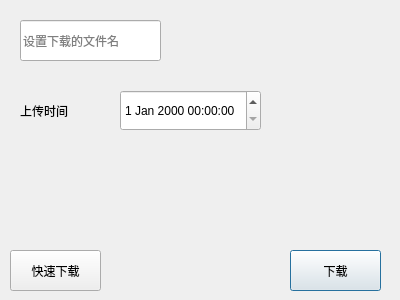
<?xml version="1.0" encoding="UTF-8"?>
<ui version="4.0">
 <class>DPull</class>
 <widget class="QDialog" name="DPull">
  <property name="geometry">
   <rect>
    <x>0</x>
    <y>0</y>
    <width>400</width>
    <height>300</height>
   </rect>
  </property>
  <property name="windowTitle">
   <string>Dialog</string>
  </property>
  <widget class="QDateTimeEdit" name="dateTimeEdit">
   <property name="geometry">
    <rect>
     <x>120</x>
     <y>90</y>
     <width>141</width>
     <height>41</height>
    </rect>
   </property>
  </widget>
  <widget class="QLineEdit" name="lineEdit">
   <property name="geometry">
    <rect>
     <x>20</x>
     <y>20</y>
     <width>141</width>
     <height>41</height>
    </rect>
   </property>
   <property name="placeholderText">
    <string>设置下载的文件名</string>
   </property>
  </widget>
  <widget class="QPushButton" name="pushButton">
   <property name="geometry">
    <rect>
     <x>290</x>
     <y>250</y>
     <width>91</width>
     <height>41</height>
    </rect>
   </property>
   <property name="text">
    <string>下载</string>
   </property>
  </widget>
  <widget class="QLabel" name="label">
   <property name="geometry">
    <rect>
     <x>20</x>
     <y>90</y>
     <width>71</width>
     <height>41</height>
    </rect>
   </property>
   <property name="text">
    <string>上传时间</string>
   </property>
  </widget>
  <widget class="QPushButton" name="pushButton_2">
   <property name="geometry">
    <rect>
     <x>10</x>
     <y>250</y>
     <width>91</width>
     <height>41</height>
    </rect>
   </property>
   <property name="text">
    <string>快速下载</string>
   </property>
  </widget>
 </widget>
 <resources/>
 <connections/>
</ui>
